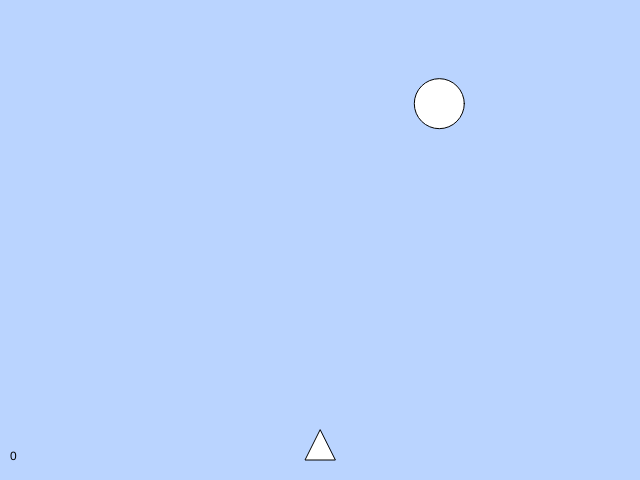
Frame 1 (no input)
Frame 60 (no input): identical to frame 1, image omitted
Frame 120 (the mouse pressed at the canvas centre since frame 60): identical to frame 1, image omitted

The p5.js sketch that drew this single still picture (run headless with seeded random() and noise() and a simulated clock; from frame 60 on, the mouse is pressed at the canvas centre):

// p5.js sketch
// ── sketch.js
var x, y;
var margem = 20;
var nave = {
  x: 0,
  y: 0,
  h: 30,
  l: 30,
  speed: 5,
  bullets: []
};
var pontos = 0;
var r1 = 25, r2 = 10, rb = 2;

function setup() {
  createCanvas(640, 480);
  redefinirBola();
  nave.x = width/2;
  nave.y = height - nave.h - margem;
}

function redefinirBola() {
  x = random(width - 25);
  y = random(r1, height - r1 - nave.h - margem);
}

function draw() {
  background('#bad4ff');
  ellipse(x, y, r1*2, r1*2);
  text(pontos, 10, height - margem);
  
  var x1 = nave.x - nave.l/2;
  var x2 = nave.x + nave.l/2;

  triangle(nave.x, nave.y, x1, nave.y + nave.h, x2, nave.y + nave.h);
  for (var i = nave.bullets.length - 1; i >= 0 ; i--) {
    var b = nave.bullets[i];
    ellipse(b.x, b.y, rb * 2, rb * 2);

    if (r1 + rb >= dist(b.x, b.y, x, y)) {
      redefinirBola();
      nave.bullets.splice(i, 1);
      pontos += 1;
    }

    if (b.y < -rb) {
      nave.bullets.splice(i, 1);
    } else {
      b.y -= 5;
    }
  }

  if (keyIsDown(37)) { // esquerda
    if (nave.x > nave.l/2 + margem) {
      nave.x -= nave.speed;
    }
  } else if (keyIsDown(39)) { // direita
    if (nave.x < width - nave.l/2 - margem) {
      nave.x += nave.speed;
    }
  }
}

function keyPressed() {
  if (keyCode == 32) {
    nave.bullets.push({
      x: nave.x,
      y: nave.y
    });
  }
  console.log(nave.bullets.length);
}
